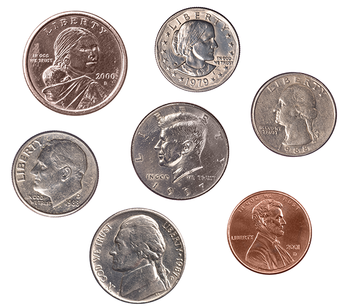
#> input picture opencv_102/images/coins01.png, 350 x 308 px
$ python 05_basic_thresholding.py
#> lines starting #> are read from the running program, lines starting #| are printed output that depends on the picture; after the words box and inside, x2 and y2 are one past the last pixel; in counts of white or black regions, pixels touching at a corner belong together
# python 05_basic_thresholding.py

import argparse
import cv2 as cv

ap = argparse.ArgumentParser()
ap.add_argument("-i", "--image", type=str, default="images/coins01.png",
                help="path to the input image")
args = vars(ap.parse_args())

image = cv.imread(args['image'])
#> image is the input picture: shape (308, 350, 3); mean B, G, R 195.3, 198.1, 206.5

# before apply thresholding ALWAYS make it grayscale and add a little bit blurring
gray = cv.cvtColor(src=image, code=cv.COLOR_BGR2GRAY)
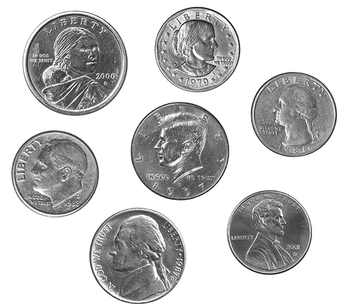
#> gray: shape (308, 350); min 5, max 255, mean 200.3
cv.imshow("Gray", gray)
blurred = cv.GaussianBlur(src=gray, ksize=(7, 7), sigmaX=0)
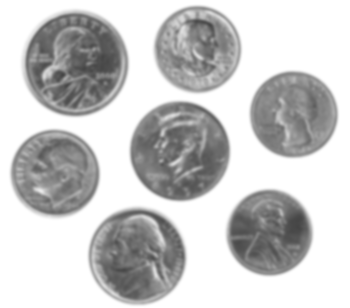
#> blurred: shape (308, 350); min 69, max 255, mean 200.3
cv.imshow("Blurred", blurred)


# if pixel value is greater than our threshold (thresh=200 in this case),
# it is setted to be black, else it is white
(T, threshInv) = cv.threshold(src=blurred, thresh=200, maxval=255, type=cv.THRESH_BINARY_INV)
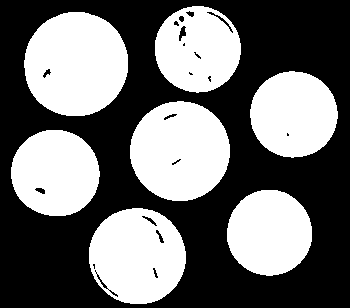
#> threshInv: shape (308, 350); 43.5% white; 7 white regions, largest, box (x1, y1, x2, y2) and area: (24, 12, 128, 116) 8546, (130, 101, 230, 201) 7790, (89, 208, 186, 304) 7186
cv.imshow("Threshold Binary Inv", threshInv)

# using normal thresholding
(T, thresh) = cv.threshold(src=blurred, thresh=200, maxval=255, type=cv.THRESH_BINARY)
cv.imshow("Threshold Binary", thresh)

# visualize only masked regions (helps later in ground truth implementation) -> bitwise ops.
masked = cv.bitwise_and(src1=image, src2=image, mask=threshInv)
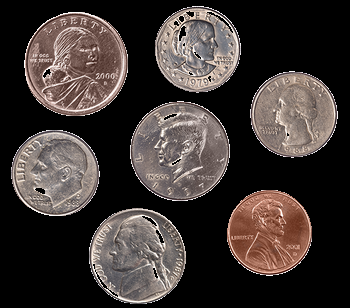
#> masked: shape (308, 350, 3); mean B, G, R 51.6, 54.4, 62.7
cv.imshow("Output", masked)
cv.waitKey(0)

# Otsu Thresholding
(T, threshInv_otsu) = cv.threshold(src=blurred, thresh=200, maxval=255, type=cv.THRESH_BINARY_INV | cv.THRESH_OTSU)
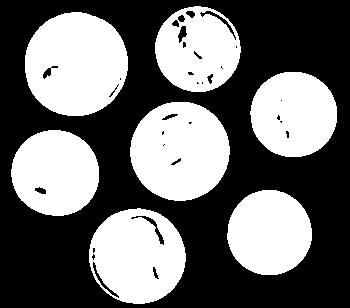
#> threshInv_otsu: shape (308, 350); 42.5% white; 7 white regions, largest, box (x1, y1, x2, y2) and area: (25, 12, 128, 116) 8393, (130, 102, 230, 201) 7673, (89, 208, 186, 304) 6962
#> T = 191
cv.imshow("Threshold Otsu", threshInv_otsu)
print(f"Otsu Threshold value is {T}")
#| Otsu Threshold value is 191.0

masked_otsu = cv.bitwise_and(src1=image, src2=image, mask=threshInv_otsu)
cv.imshow("Outsu Output", masked_otsu)
cv.waitKey(0)
